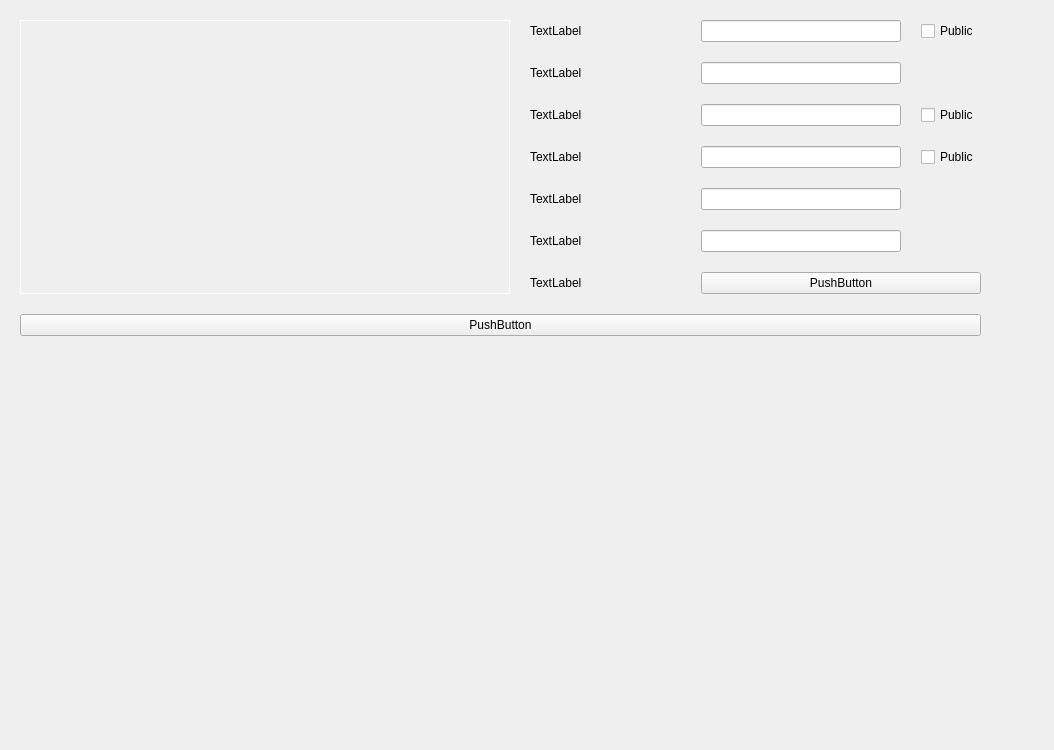
<?xml version="1.0" encoding="UTF-8"?>
<ui version="4.0">
 <class>Profil</class>
 <widget class="QWidget" name="Profil">
  <property name="geometry">
   <rect>
    <x>0</x>
    <y>0</y>
    <width>1054</width>
    <height>750</height>
   </rect>
  </property>
  <property name="windowTitle">
   <string>Form</string>
  </property>
  <widget class="QWidget" name="verticalLayoutWidget">
   <property name="geometry">
    <rect>
     <x>0</x>
     <y>0</y>
     <width>1001</width>
     <height>751</height>
    </rect>
   </property>
   <layout class="QVBoxLayout" name="verticalLayout">
    <item>
     <widget class="QWidget" name="widget" native="true">
      <property name="styleSheet">
       <string notr="true">QWidget#widget {
	background: url(&quot;C:/everywhere/images/profilBackground.png&quot;);
}</string>
      </property>
      <widget class="QWidget" name="gridLayoutWidget">
       <property name="geometry">
        <rect>
         <x>0</x>
         <y>0</y>
         <width>1001</width>
         <height>751</height>
        </rect>
       </property>
       <layout class="QGridLayout" name="gridLayout">
        <property name="sizeConstraint">
         <enum>QLayout::SetMinimumSize</enum>
        </property>
        <property name="leftMargin">
         <number>20</number>
        </property>
        <property name="topMargin">
         <number>20</number>
        </property>
        <property name="rightMargin">
         <number>20</number>
        </property>
        <property name="bottomMargin">
         <number>20</number>
        </property>
        <property name="spacing">
         <number>20</number>
        </property>
        <item row="2" column="3">
         <widget class="QCheckBox" name="checkBox">
          <property name="text">
           <string>Public</string>
          </property>
         </widget>
        </item>
        <item row="0" column="1">
         <widget class="QLabel" name="emailLabel">
          <property name="text">
           <string>TextLabel</string>
          </property>
         </widget>
        </item>
        <item row="0" column="0" rowspan="7">
         <widget class="QWidget" name="widget_2" native="true">
          <property name="minimumSize">
           <size>
            <width>490</width>
            <height>0</height>
           </size>
          </property>
          <property name="maximumSize">
           <size>
            <width>490</width>
            <height>320</height>
           </size>
          </property>
          <property name="styleSheet">
           <string notr="true">border:1px solid white;</string>
          </property>
         </widget>
        </item>
        <item row="0" column="3">
         <widget class="QCheckBox" name="checkBox_3">
          <property name="maximumSize">
           <size>
            <width>60</width>
            <height>16777215</height>
           </size>
          </property>
          <property name="text">
           <string>Public</string>
          </property>
         </widget>
        </item>
        <item row="3" column="2">
         <widget class="QLineEdit" name="lineEdit_4">
          <property name="maximumSize">
           <size>
            <width>200</width>
            <height>16777215</height>
           </size>
          </property>
         </widget>
        </item>
        <item row="5" column="1">
         <widget class="QLabel" name="passwordConfirmationLabel">
          <property name="text">
           <string>TextLabel</string>
          </property>
         </widget>
        </item>
        <item row="5" column="2">
         <widget class="QLineEdit" name="lineEdit_6">
          <property name="maximumSize">
           <size>
            <width>200</width>
            <height>16777215</height>
           </size>
          </property>
         </widget>
        </item>
        <item row="2" column="2">
         <widget class="QLineEdit" name="lineEdit_3">
          <property name="maximumSize">
           <size>
            <width>200</width>
            <height>16777215</height>
           </size>
          </property>
         </widget>
        </item>
        <item row="1" column="1">
         <widget class="QLabel" name="usernameLabel">
          <property name="text">
           <string>TextLabel</string>
          </property>
         </widget>
        </item>
        <item row="3" column="1">
         <widget class="QLabel" name="lastnameLabel">
          <property name="text">
           <string>TextLabel</string>
          </property>
         </widget>
        </item>
        <item row="1" column="2">
         <widget class="QLineEdit" name="lineEdit">
          <property name="maximumSize">
           <size>
            <width>200</width>
            <height>16777215</height>
           </size>
          </property>
         </widget>
        </item>
        <item row="2" column="1">
         <widget class="QLabel" name="firstnameLabel">
          <property name="text">
           <string>TextLabel</string>
          </property>
         </widget>
        </item>
        <item row="0" column="2">
         <widget class="QLineEdit" name="lineEdit_2">
          <property name="maximumSize">
           <size>
            <width>200</width>
            <height>16777215</height>
           </size>
          </property>
         </widget>
        </item>
        <item row="4" column="2">
         <widget class="QLineEdit" name="lineEdit_5">
          <property name="maximumSize">
           <size>
            <width>200</width>
            <height>16777215</height>
           </size>
          </property>
         </widget>
        </item>
        <item row="4" column="1">
         <widget class="QLabel" name="passwordLabel">
          <property name="text">
           <string>TextLabel</string>
          </property>
         </widget>
        </item>
        <item row="6" column="1">
         <widget class="QLabel" name="imageLabel">
          <property name="text">
           <string>TextLabel</string>
          </property>
         </widget>
        </item>
        <item row="3" column="3">
         <widget class="QCheckBox" name="checkBox_2">
          <property name="text">
           <string>Public</string>
          </property>
         </widget>
        </item>
        <item row="8" column="0" colspan="4">
         <widget class="QWidget" name="widget_3" native="true"/>
        </item>
        <item row="6" column="2" colspan="2">
         <widget class="QPushButton" name="pushButton">
          <property name="text">
           <string>PushButton</string>
          </property>
         </widget>
        </item>
        <item row="7" column="0" colspan="4">
         <widget class="QPushButton" name="pushButton_2">
          <property name="text">
           <string>PushButton</string>
          </property>
         </widget>
        </item>
       </layout>
      </widget>
     </widget>
    </item>
   </layout>
  </widget>
 </widget>
 <resources/>
 <connections/>
</ui>
